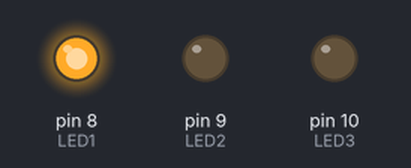
Bench run of a sketch on a simulated Arduino Uno, built with avr-gcc and run on an emulated ATmega328P. On the bench: output pins drawn as LEDs (lit = HIGH).

Above: at 0.2 s.
At 1.5 s:
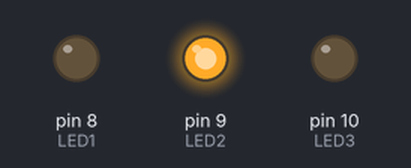
At 3.7 s:
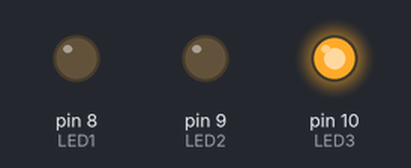
At 5.2 s:
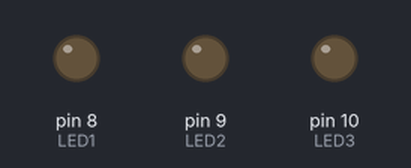
Timing chart, 0 to 7.8 s (numbered marks = the images above):
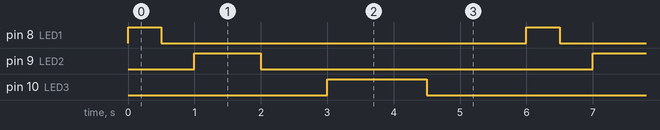

Measured:
- by itself, pin 8 (LED1): alternates HIGH for 0.50 s and LOW for 5.5 s
- by itself, pin 9 (LED2): alternates HIGH for 1.0 s and LOW for 5.0 s
- by itself, pin 10 (LED3): alternates HIGH for 1.5 s and LOW for 4.5 s

The sketch:

ParpadeoDelay.ino
```cpp
/*
  Practica 2.1.1 - Temporizacion no bloqueante - Parte 1: el antipatron con delay()

  Intencion: LED1 cada 500 ms, LED2 cada 1000 ms, LED3 cada 1500 ms.

  Este es el enfoque "intuitivo": encender, esperar, apagar, esperar. NO funciona
  como se pretende. Cada delay() detiene por completo el programa, asi que los tres
  LEDs no pueden llevar su propio ritmo: todos quedan encadenados en una sola
  secuencia de 6000 ms (ver la tabla de tiempos en el Readme.md).

  Placa: Arduino UNO R4 WiFi
*/

const int LED1 = 8;
const int LED2 = 9;
const int LED3 = 10;

void setup() {
  pinMode(LED1, OUTPUT);
  pinMode(LED2, OUTPUT);
  pinMode(LED3, OUTPUT);
}

void loop() {
  // "LED1 cada 500 ms"
  digitalWrite(LED1, HIGH);
  delay(500);
  digitalWrite(LED1, LOW);
  delay(500);

  // "LED2 cada 1000 ms"  <- mientras se ejecuta esto, LED1 se queda apagado 2000 ms
  digitalWrite(LED2, HIGH);
  delay(1000);
  digitalWrite(LED2, LOW);
  delay(1000);

  // "LED3 cada 1500 ms"  <- y aqui LED1 y LED2 se quedan congelados 3000 ms mas
  digitalWrite(LED3, HIGH);
  delay(1500);
  digitalWrite(LED3, LOW);
  delay(1500);
}
```
